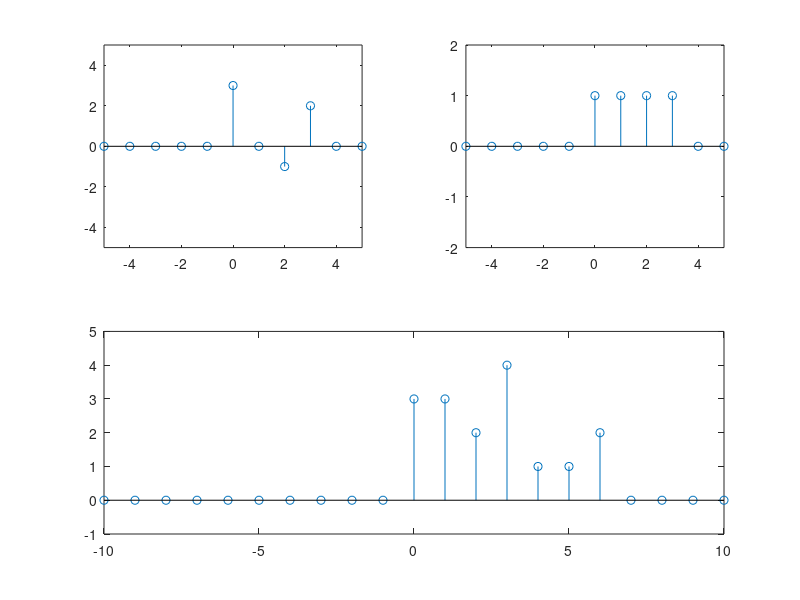
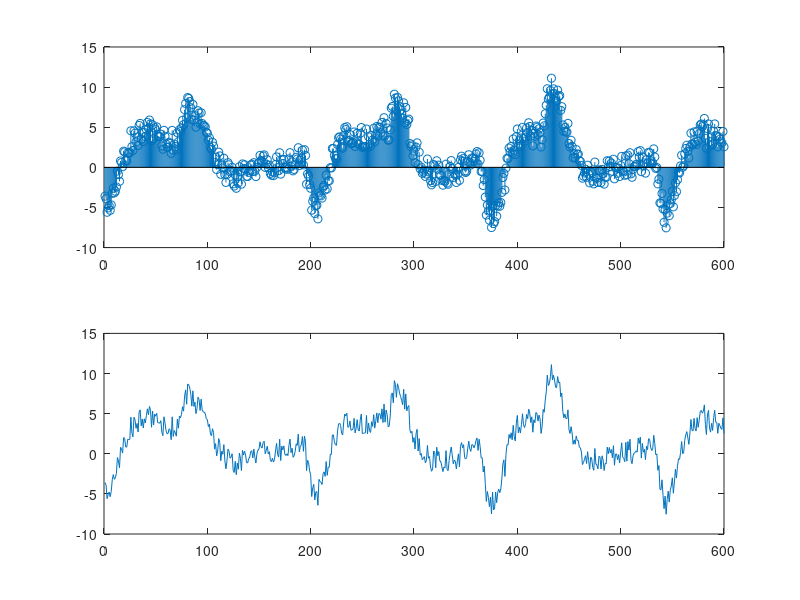
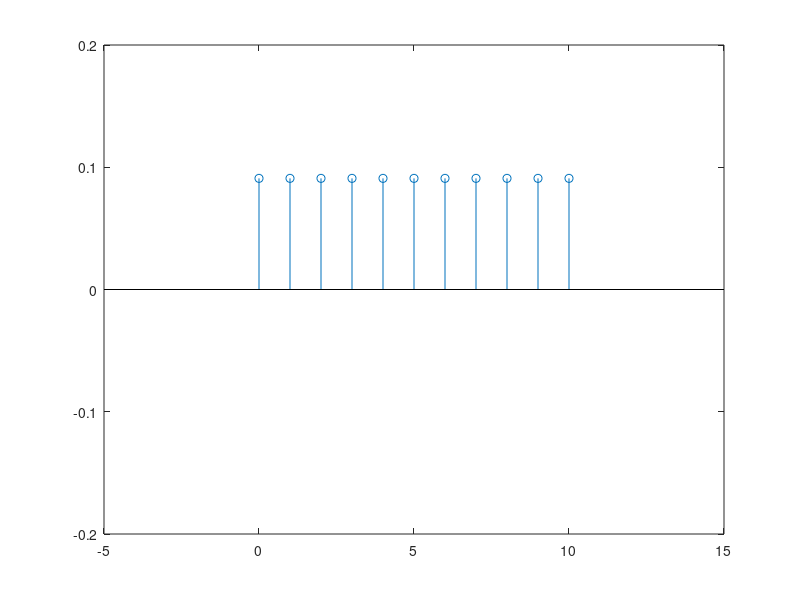
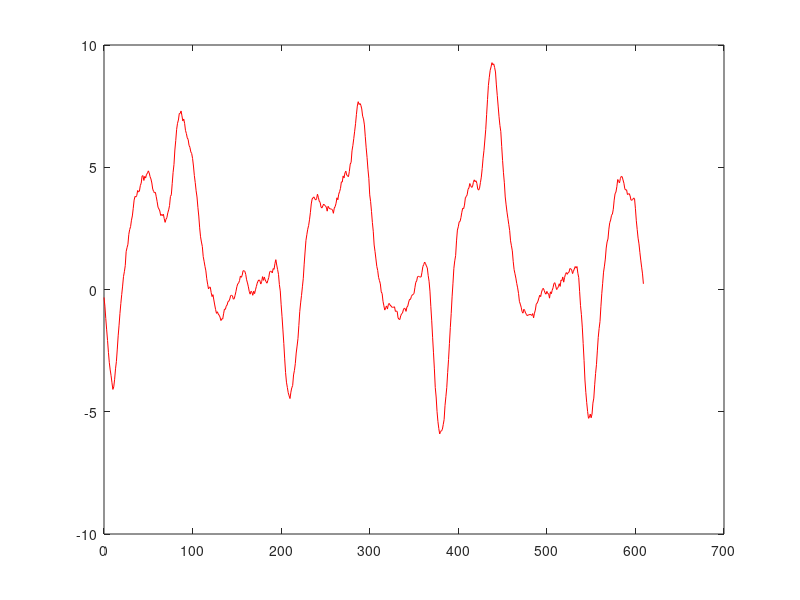

Write MATLAB code to recreate these figures, in order. (Note: this script raises an error after producing the figures.)
%% Mayank Vanjani
% Lab 3
% 9/28/18

% KEY POINTS
% length conv: Ly=Lx+Lh-1 => support Matlab: Ly-1
% supoprt for not starting zero signal: Nx+Nh <= n <= Nx+Lx-1+Nh+Lh-1

%% 1: Convolution of Non-Causal Signals

n = -10:10;
figure(1);
clf;

step = @(n, t) n >= t;
delta = @(n,t) n == t;
ramp = @(n,t) (n-t).*(n >= t);

f = 3*delta(n,0) - delta(n,2) + 2*delta(n,3);
Nf = length(f);
g = step(n,0) - step(n,4);
Ng = length(g);
x = conv(f,g);
Nx = Nf + Ng - 1; % or length(x);

subplot(2,2,1);
stem(n,f);
axis([-5 5 -5 5]);

subplot(2,2,2);
stem(n,g);
axis([-5 5 -2 2]);

subplot(2,2,[3,4]);
stem(-(Nx-1)/2:(Nx-1)/2,x);
axis([-10 10 -1 5]);

%% 2: Smoothing Data
% Delay of filter (shift back (N-1)/2 == 5 bc len is 11, change for higher)

load DataEOG.txt;
x = DataEOG;
Nx = length(x);

figure(2);
clf;
subplot(2,1,1);
stem(x);
subplot(2,1,2);
plot(x);

figure(3);
clf;
Nh = 11; % Using Nh = 11, 31, 67
h = ones(1,Nh)/Nh;
stem(0:Nh-1,h);
axis([-5 15 -0.2 0.2]);

figure(4);
clf;
y = conv(h,x);
Ny = Nh+Nx-1;
plot(0:Ny-1,y,'r');
%disp(length(x)); %600
%disp(length(h));
%disp(length(y)); %600+Nh-1

figure(5);
clf;
plot(0:Ny-1,y,'r', 0:Nx-1,x);

figure(6);
clf;
shift = (Nh-1)/2;
% The effect of these commands is to consider the shift factor when
% recreating a signal using convolution, this shift is dependent on impulse
% response lengths above Nh = 11, 31, 67... The higher this value is, the
% more samples are averaged per span of the input signal resulting in less
% deviation during spikes and more of an average of the signal.
y2 = y;
y2(1:shift) = [];
y2(end-shift-1:end) = [];
Ny2 = length(y2);
plot(0:Ny2-1,y2,'r', 0:Nx-1,x);

%% 3: Difference Equations

%% a: Linearity => Linear
n = 0:20;
step = @(n, t) double(n >= t);
delta = @(n,t) double(n == t);

x1 = delta(n,0) + delta(n,2);
len_x1 = length(x1);
y1 = myDiffeq(x1,1);
len_y1 = length(y1);

x2 = step(n,0) - step(n,4);
len_x2 = length(x2);
y2 = myDiffeq(x2,1);
len_y2 = length(y2);

x3 = x1 + 2*x2;
len_x3 = length(x3);
y3 = myDiffeq(x3,1);
len_y3 = length(y3);

figure(7);
clf;
subplot(2,2,1);
stem(0:len_y1-1,y1,'r');
hold on;
stem(0:len_x1-1,x1);
hold off;
title("y1(red) and x1(blue)");

subplot(2,2,2);
stem(0:len_y2-1,y2,'r');
hold on;
stem(0:len_x2-1,x2);
hold off;
title("y2(red) and x2(blue)");

subplot(2,2,[3,4]);
stem(0:len_y3-1,y3,'r');
hold on;
stem(0:len_x3-1,x1);
hold off;
title("y3(red) and x3(blue)");
%Linear signal since we tested correctly for scaling and superposition

%% b: Time-Invariance => Time Invariant
x1 = delta(n,0) - delta(n,2);
len_x1 = length(x1);
y1 = myDiffeq(x1,1);
len_y1 = length(y1);

x2 = delta(n,3) - delta(n,5);
len_x2 = length(x2);
y2 = myDiffeq(x2,1);
len_y2 = length(y2);

figure(8);
clf;
subplot(2,1,1);
stem(0:len_x1-1,x1,'r');
hold on;
stem(0:len_x2-1,x2);
hold off;
title("x1(red) and x2(blue)");
ylim([-2 2]);

subplot(2,1,2);
stem(0:len_y1-1,y1,'r');
hold on;
stem(0:len_y2-1,y2);
hold off;
title("y1(red) and y2(blue)");
ylim([-3 2]);
% Time Invariant signal since we tested for the same signal only under a
% time shift

%% c: Impulse Response
n = 0:101;

x1 = delta(n,0);
h = myDiffeq(x1,1);
len_h = length(h);

figure(9);
clf;
stem(0:len_h-1,h,'r');
title("Impulse Response");
ylim([-1.25 1.25]);

%% d: Convolution and Function
n = 0:101;

x = cos(pi*n/8) .* (step(n,0)-step(n,50));
len_x = length(x);
y = myDiffeq(x,1);
len_y = length(y);
y1 = conv(h,x);
len_y1 = length(y1);

figure(10);
clf;
subplot(2,1,1);
plot(0:len_y-1,y,'r');
title("Function Output");
axis([0 100 -2 2]);
subplot(2,1,2);
plot(0:len_y1-1,y1,'r');
title("Convolution Output");
axis([0 100 -2 2]);
% Same response using convolutions and and our function
% Characterize a system using convolution and difference equation


%% e & f: Different Cases
n = 0:50;

x = delta(n,0);
h = myDiffeq(x,2);
len_h = length(h);

figure(11);
clf;
stem(0:len_h-1, h, 'k');
title("Impulse Response of Case 2");
% Not dependent on previous values of the output but only the current and
% previous values of the input

x1 = delta(n,0);
h1 = myDiffeq(x1,3);
len_h1 = length(h1);

figure(12);
clf;
stem(0:len_h1-1, h1, 'k');
title("Impulse Response of Case 3");
% Unstable signal since this is a function of previous inputs (which starts
% with an impulse response) and keeps increasing since case 3 in our
% function is a multiplier >1 times our previous input


